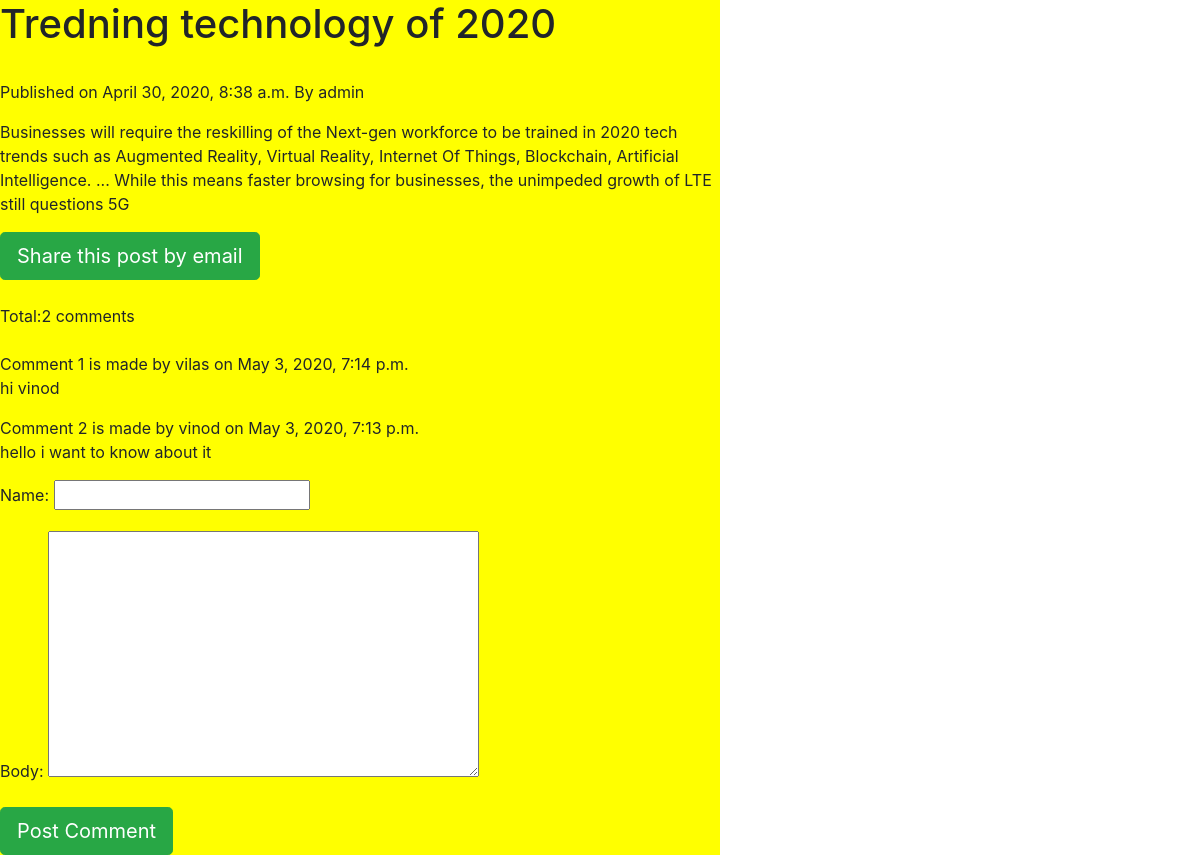
The page /1/tredning-technology-2020 on the database its author committed.
### testapp/models.py (models this page shows, shortened)
class post(models.Model):
    STATUS_CHOICES=(('draft','Draft'),('published','Published'))
    title=models.CharField(max_length=300)
    slug=models.SlugField(max_length=254)
    author=models.ForeignKey(User,related_name='blog_posts',on_delete=models.CASCADE)
    body=models.TextField()
    publish=models.DateTimeField(default=timezone.now)
    created=models.DateTimeField(auto_now_add=True)
    updated=models.DateTimeField(auto_now=True)
    status=models.CharField(max_length=10,choices=STATUS_CHOICES,default='draft')
    tags=TaggableManager()
    class Meta:
        ordering=['-publish']

class Comment(models.Model):
    post=models.ForeignKey(post,on_delete=models.CASCADE,related_name='comments')
    name=models.CharField(max_length=30)
    body=models.TextField()
    created=models.DateTimeField(auto_now_add=True)
    updated=models.DateTimeField(auto_now=True)
    active=models.BooleanField(default=True)
    class Meta:
        ordering=['-created']

### testapp/views.py (the view, shortened to what this page needs)
# urls.py: path('<id>/<slug>',views.details_view,name='first'),
def details_view(request,id,slug):
    p_post=get_object_or_404(post,id=id,slug=slug)
    comments=p_post.comments.filter(active=True)
    csubmit=False
    if request.method=='GET':
        form=CommentForm()
    return render(request,'testapp/detail.html',{'csubmit':csubmit,'p_post':p_post,'form':form,'comments':comments})

### testapp/forms.py
class CommentForm(forms.ModelForm):
    class Meta:
        model=Comment
        fields=['name','body']

### templates/testapp/detail.html (shortened to what this page needs)
{%extends 'testapp/base.html'%}
{%block contain%}
    <h1>{{p_post.title}}</h1><br>
    <p>Published on {{p_post.publish}} By {{p_post.author}}</p>
    <p>{{p_post.body}}</p>
    <a href="{%url 'email' p_post.id%}" class="btn btn-lg btn-success">Share this post by email</a><br><br>
{%with comments.count as comments_count%}
Total:{{comments_count}} comment{{comments_count|pluralize}}
{%endwith%}<br><br>
{%if comments%}
    {%for comment in comments%}
    Comment {{forloop.counter}} is made by {{comment.name}} on {{comment.created}}<br>
    <p>{{comment.body}}</p>
    {%endfor%}
  {%else%}
  <p>No comment yet</p>
  {%endif%}
  {%if csubmit%}
  <h1>Thanks for commeting</h1>
  {%else%}
    <form method="post">
      {{form.as_p}}
      <input type="submit" class="btn btn-lg btn-success" value="Post Comment">
    </form>
{%endif%}
{%endblock%}

### rows shown on the page
post: title "Tredning technology of 2020", publish "April 30, 2020, 8:38 a.m.", author "admin", body "Businesses will require the reskilling of the Next-gen workforce to be trained in 2020 tech trends such as Augmented Reality, Virtual Reality, Internet Of Things, Blockchain, Artificial Intelligence. ... While this means faster browsing for businesses, the unimpeded growth of LTE still questions 5G"
Comment: name "vilas", created "May 3, 2020, 7:14 p.m.", body "hi vinod"
Comment: name "vinod", created "May 3, 2020, 7:13 p.m.", body "hello i want to know about it"

### other values the page prints
{{ comments_count }} "2"
